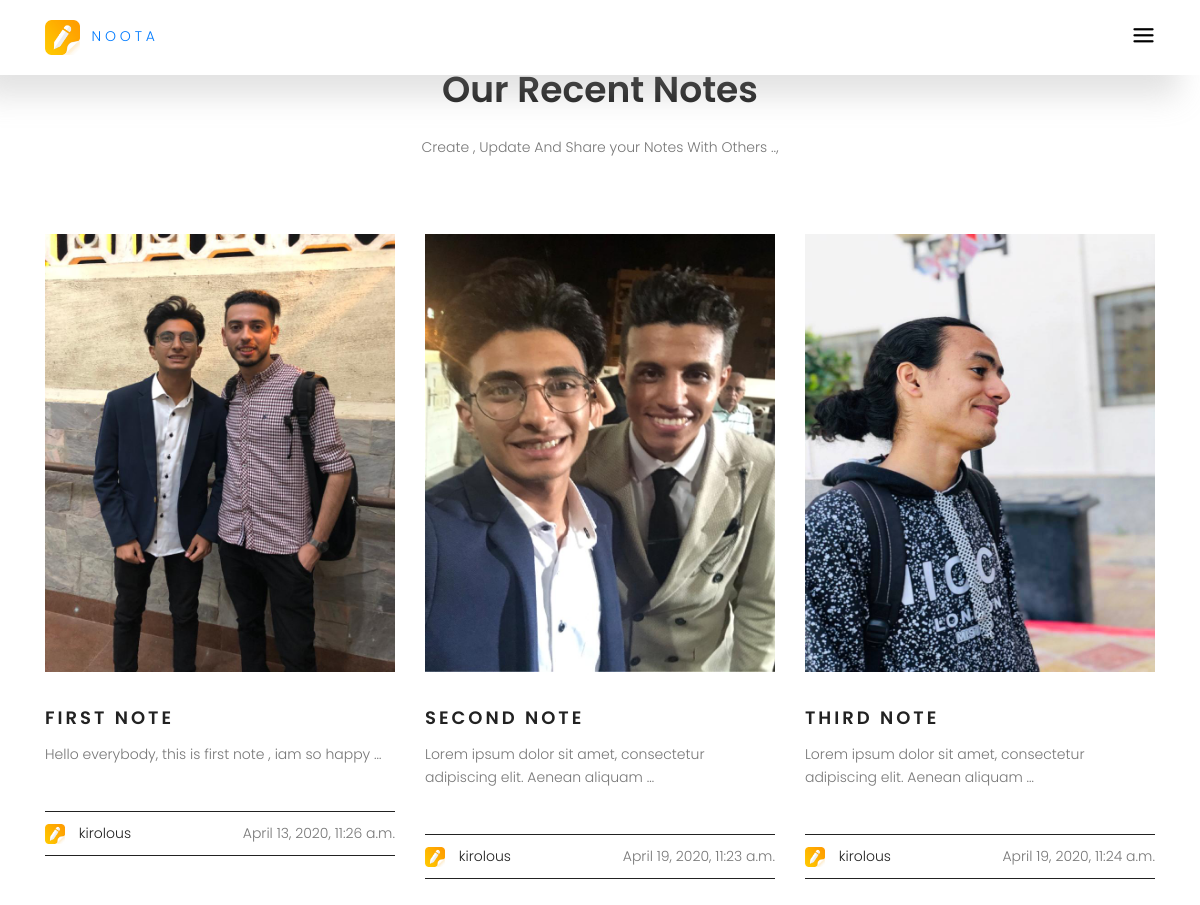
Before: / (upper part) with the older database file.
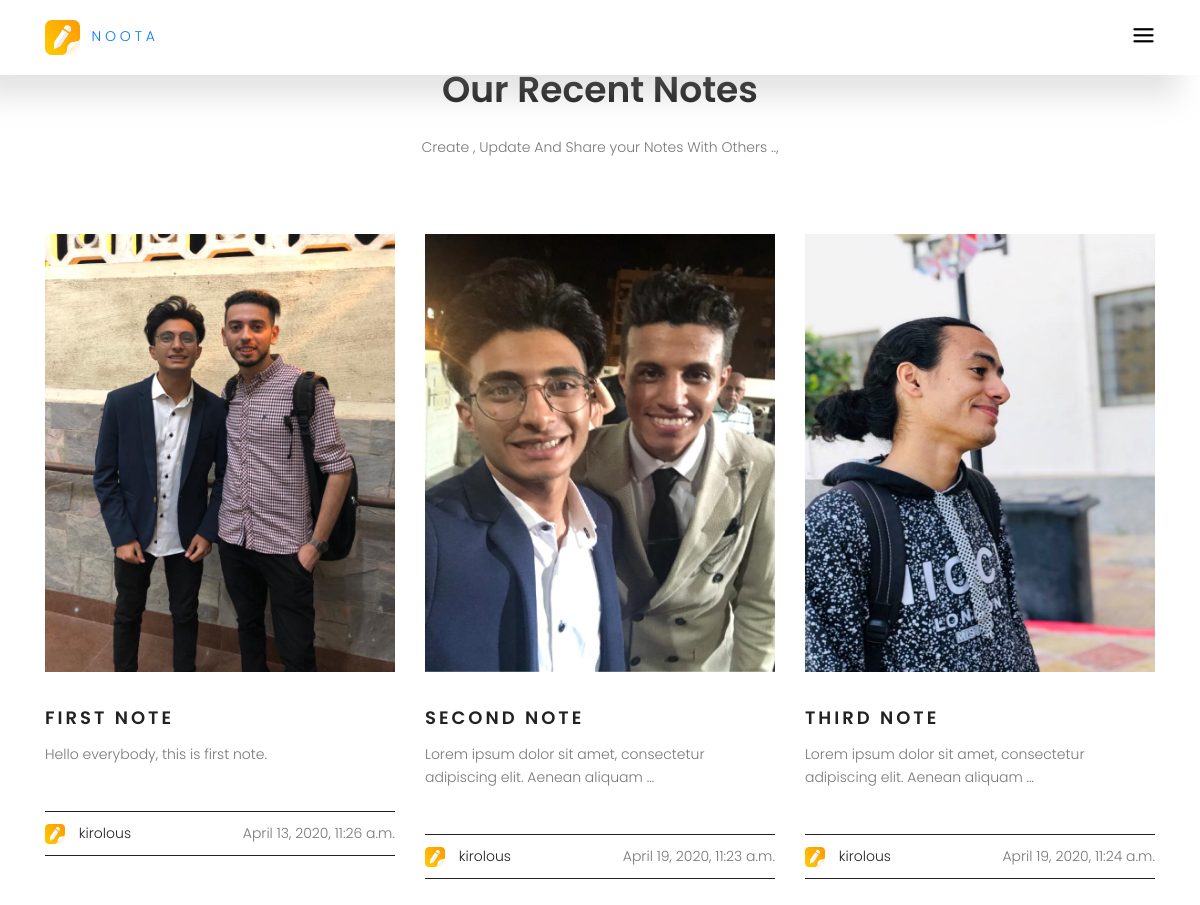
After: the same page with the newer database file.
### notes_app/models.py (models this page shows, shortened)
class Note(models.Model):
    user    = models.ForeignKey(User,on_delete=models.CASCADE)
    title   = models.CharField(max_length=30)
    slug    = models.SlugField(null=True ,blank=True)
    content = RichTextField()
    created = models.DateTimeField(blank=True,default=datetime.datetime.now)
    active  = models.BooleanField(default=True)
    tags    = models.CharField(max_length=100)
    img = models.ImageField(upload_to=" notes-img")

### home/views.py (the view)
# urls.py: url(r'^$' , views.allnotes , name='allnotes'), #go to views funcName all_ntes.
def allnotes(request):
    notes = Note.objects.all()
    if request.user.is_authenticated:
        user = request.user
        profile = get_object_or_404(Profile , user=user)
        context ={
            'all_notes': notes ,
            'profile': profile ,
        }
    else:
        context ={
            'all_notes': notes ,
        }
    return render(request , 'home.html' , context)

### home/templates/home.html
{% extends "base.html" %}
{% load static %}
{% block body %}
    <section class="blog-area section-gap">
      <div class="container">
        <div class="row justify-content-center">
          <div class="col-md-8 pb-30 header-text">
            <h1>Our Recent Notes</h1>
            <p>
              Create , Update And Share your Notes With Others ..,
            </p>
          </div>
        </div>
        <div class="row">
          {% for note in all_notes %}
            <div class="single-blog col-lg-4 col-md-4">
           {% if note.img %}
              <img class="f-img img-fluid mx-auto" src="{{note.img.url}}"style="width:100%; height:65%">
              {% else %}
              <img class="f-img img-fluid mx-auto" src="{% static 'home_static/img/no-image.jpg' %}"style="width:100%; height:65%">
            {% endif %}
            <h4>
              <a href="{% url 'home:notedetails' note.slug %}">{{note.title}}</a>
            </h4>
              {{note.content |safe|truncatewords:'10'}}
            <div class="bottom d-flex justify-content-between align-items-center flex-wrap">
              <div>
                <img class="img-fluid" src="{% static 'home_static/img/logo.jpg' %}" width="20px" height="20px">
                <a href="#"><span>{{note.user.username}}</span></a>
              </div>
              <div class="meta">
                {{note.created }}
              </div>
            </div>
          </div>
          {% endfor %}
        </div>
      </div>
    </section>
{% endblock %}

### templates/base.html (shortened to what this page needs)
{% load static %}
<!DOCTYPE html>
<html lang="zxx" class="no-js">
<head>
    <link rel="stylesheet" href="{% static 'home_static/css/linearicons.css' %}">
    <link rel="stylesheet" href="{% static 'home_static/css/font-awesome.min.css' %}">
    <link rel="stylesheet" href="{% static 'home_static/css/magnific-popup.css' %}">
    <link rel="stylesheet" href="{% static 'home_static/css/nice-select.css' %}">
    <link rel="stylesheet" href="https://code.jquery.com/ui/1.12.1/themes/base/jquery-ui.css">
    <link rel="stylesheet" href="{% static 'home_static/css/bootstrap.css' %}">
    <link rel="stylesheet" href="{% static 'home_static/css/main.css' %}">
    <link rel="stylesheet" href="{% static 'home_static/css/mystyle.css' %}">
  </head>
  <body>
    <header class="default-header">
      <div class="container">
        <div class="header-wrap">
          <div class="header-top d-flex justify-content-between align-items-center">
            <div class="logo">
              <a href="/"><img src="{% static 'home_static/img/logo.jpg' %}" alt="logo" width="35px"> &nbsp; N O O T A</a>
            </div>
            <div class="main-menubar d-flex align-items-center">
              <div class="menu-bar"><span class="lnr lnr-menu"></span></div>
            </div>
          </div>
        </div>
      </div>
    </header>
      {% block body %}
      {% endblock %}
  </body>
</html>

### static/home_static/css/main.css (style rules this page uses)
body { color: #777777; font-family: "Poppins", sans-serif; font-size: 14px; font-weight: 300; line-height: 1.625em; position: relative; }
a { -webkit-transition: all 0.3s ease 0s; -moz-transition: all 0.3s ease 0s; -o-transition: all 0.3s ease 0s; transition: all 0.3s ease 0s; }
a, a:focus, a:hover { text-decoration: none; outline: 0; }
h1, h2, h3, h4, h5, h6 { font-family: "Poppins", sans-serif; color: #222222; line-height: 1.2em !important; margin-bottom: 0; margin-top: 0; font-weight: 600; }
h1, .h1 { font-size: 36px; }
h4, .h4 { font-size: 20px; }
.pb-30 { padding-bottom: 30px; }
.flex-wrap { -webkit-flex-wrap: wrap; -moz-flex-wrap: wrap; -ms-flex-wrap: wrap; flex-wrap: wrap; }
h1 { font-size: 36px; }
h4 { font-size: 18px; }
h1, h2, h3, h4, h5, h6 { line-height: 1.5em; }
body { position: relative; }
.default-header { padding: 5px 0; position: absolute; top: 0; left: 0; width: 100%; z-index: 9; }
.menu-bar { cursor: pointer; }
.menu-bar span { color: #000; font-size: 24px; }
.main-menubar { position: relative; }
.section-gap { padding: 20px 0; }
.lnr { font-weight: 700; }
.default-header { background-color: #fff; padding: 20px 0; width: 100% !important; box-shadow: -21.213px 21.213px 30px 0px rgba(158, 158, 158, 0.3); }
.blog-area h1 { text-align: center; margin-bottom: 25px; font-weight: 600; text-transform: capitalize; }
.blog-area p { margin-bottom: 45px; text-align: center; }
.single-blog h4 { text-transform: uppercase; font-weight: 600; letter-spacing: 3px; margin-top: 35px; }
.single-blog a { color: #222; }
.single-blog p { text-align: left; margin-top: 15px; }
.single-blog .bottom { padding: 10px 0; border-top: 1px solid #222; border-bottom: 1px solid #222; }
.single-blog .bottom span { margin-left: 10px; }
.single-blog .f-img { -webkit-transition: all 0.3s ease 0s; -moz-transition: all 0.3s ease 0s; -o-transition: all 0.3s ease 0s; transition: all 0.3s ease 0s; }
p { color: #777; }

Changed rows visible on the page:
changed Note "FIRST NOTE": content "Hello everybody, this is first note , iam so happy …" → "Hello everybody, this is first note."
